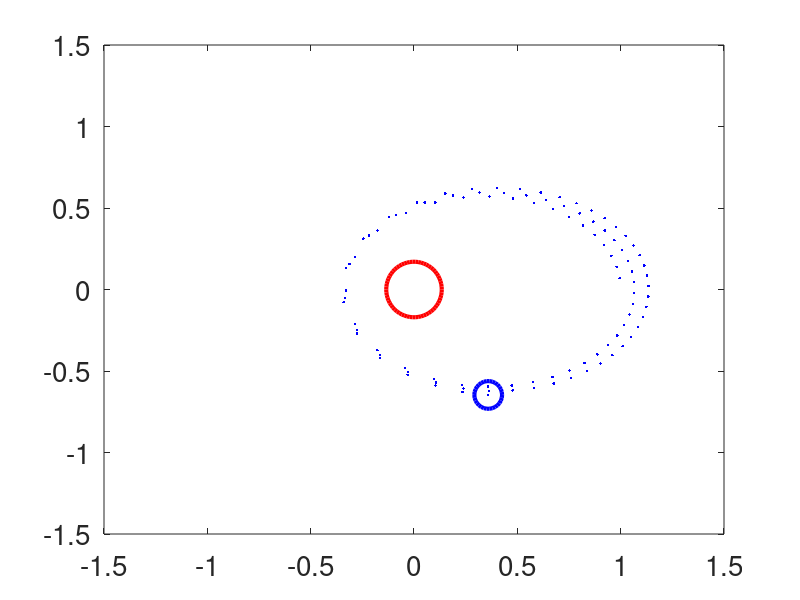

MATLAB code to generate this figure:
clear all; close all; clc;
FS = 20;
set(0,'DefaultLineLineWidth',3,'DefaultAxesFontName','Helvetica','DefaultAxesFontSize',FS);
% set(0,'DefaultTextFontSize',FS);
% set(0,'DefaultTextFontName','Helvetica');
MG=1;
x=1;
y=0;
u=0;
v=0.7;
figure(1)
plot(0,0,'ro','MarkerSize',40)
axis([-1.5 1.5 -1.5 1.5])
hold on
h=plot(x,y,'bo','MarkerSize',20);
tmax=10;
dt=0.001;
i=0;
for t=0:dt:tmax
    i=i+1;
    r=sqrt(x^2+y^2);
    ax=-MG*x/r^3;
    ay=-MG*y/r^3;
    u_ny=u+dt*ax;
    v_ny=v+dt*ay;
    x=x+dt*u;
    y=y+dt*v;
    u=u_ny;v=v_ny;
    set(h,'XData',x,'YData',y)
    if mod(i,100)==0
        plot(x,y,'b.') 
    end
    drawnow;
end
    
